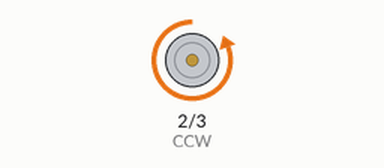
A sketch run on a simulated Arduino Uno, built with avr-gcc and run on an emulated ATmega328P. Shown: motor-driver pin pairs drawn as motors (green arrow = first pin HIGH = forward, orange = second pin HIGH = backward, longer = more drive).

Above: at 0.5 s.
Timing chart, 0 to 4.6 s (numbered marks = the images above):
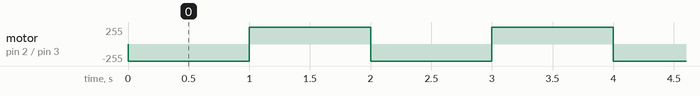

The sketch:

Relay_Switch_Motor_Controller.ino
```cpp
#define CW 3 //CW is defined as pin #3//
#define CCW 2 //CCW is defined as pin #2//


void setup() { //Setup runs once//

  pinMode(CW, OUTPUT); //Set CW as an output//
  pinMode(CCW, OUTPUT); //Set CCW as an output//

}

void loop() { //Loop runs forever//
  digitalWrite(CW,HIGH); //Motor runs clockwise//
  delay(1000);            //for 1 second//
  digitalWrite(CW, LOW); //Motor stops//
  digitalWrite(CCW, HIGH);//Motor runs counter-clockwise//
  delay(1000);            //For 1 second//
  digitalWrite(CCW, LOW); //Motor stops//
}
```

Measured:
- by itself, motor on pin 2 (CCW) / pin 3 (CW): alternates forward 255/255 for 1.0 s and backward 255/255 for 1.0 s
